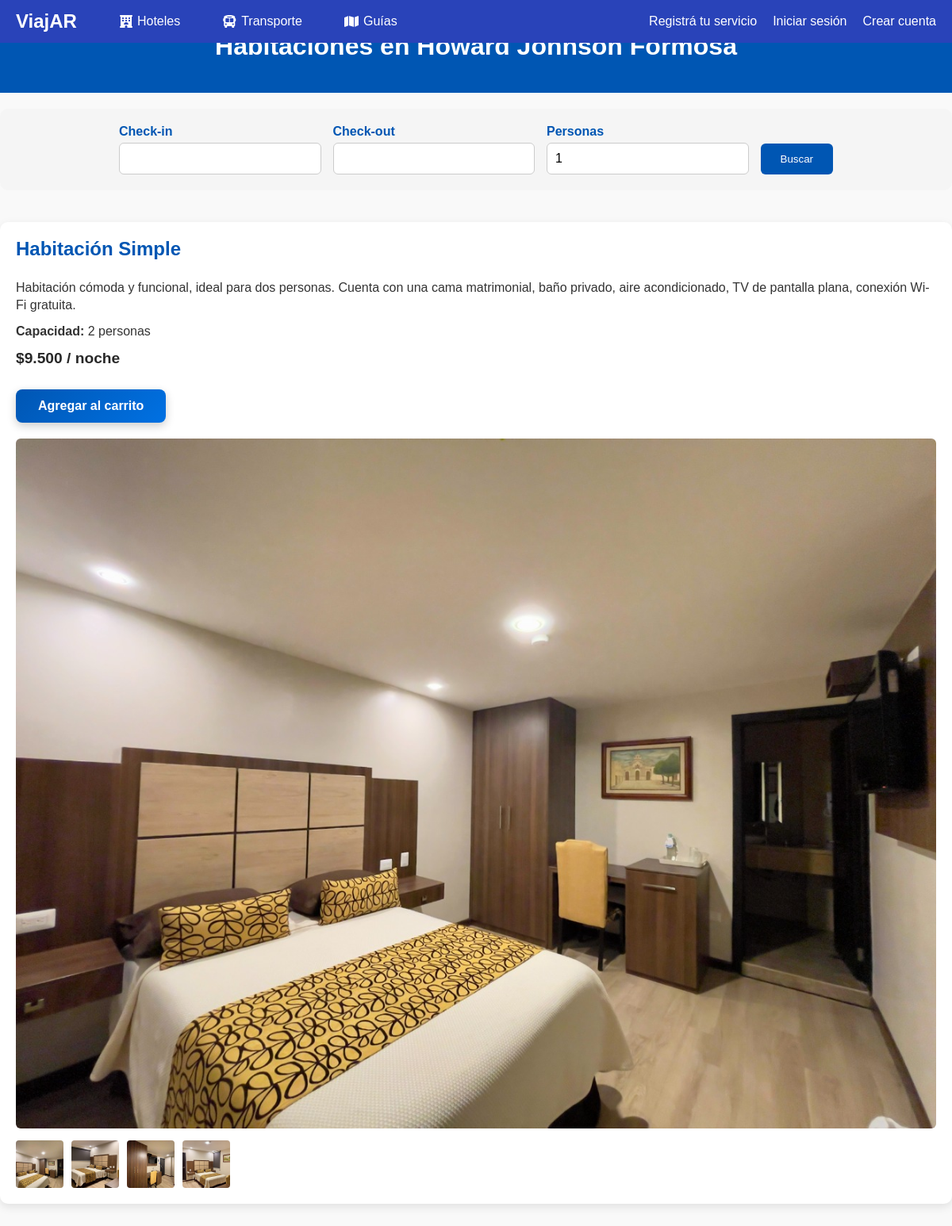
The app's page /index.php?page=pantalla_habitaciones&id=71 with its own data.
### tables this page shows
CREATE TABLE `hotel` (
  `id_hotel` int NOT NULL AUTO_INCREMENT,
  `hotel_nombre` varchar(255) NOT NULL,
  `fecha_alta` datetime DEFAULT CURRENT_TIMESTAMP,
  `imagen_principal` varchar(255) DEFAULT NULL,
  `rela_provincia` int DEFAULT NULL,
  `rela_ciudad` int DEFAULT NULL,
  `rela_proveedor` int DEFAULT NULL,
  `activo` tinyint DEFAULT '1',
  `estado_revision` enum('pendiente','aprobado','rechazado') DEFAULT 'pendiente',
  `motivo_rechazo` text,
  `fecha_revision` datetime DEFAULT NULL,
  `revisado_por` int DEFAULT NULL,
  PRIMARY KEY (`id_hotel`),
  KEY `fk_hotel_proveedor_idx` (`rela_proveedor`),
  KEY `fk_hotel_provincia` (`rela_provincia`),
  KEY `fk_hotel_ciudad` (`rela_ciudad`),
  KEY `fk_hotel_revisado_por` (`revisado_por`),
  CONSTRAINT `fk_hotel_ciudad` FOREIGN KEY (`rela_ciudad`) REFERENCES `ciudades` (`id_ciudad`) ON DELETE SET NULL ON UPDATE CASCADE,
  CONSTRAINT `fk_hotel_proveedor` FOREIGN KEY (`rela_proveedor`) REFERENCES `proveedores` (`id_proveedores`),
  CONSTRAINT `fk_hotel_provincia` FOREIGN KEY (`rela_provincia`) REFERENCES `provincias` (`id_provincia`) ON DELETE SET NULL ON UPDATE CASCADE,
  CONSTRAINT `fk_hotel_revisado_por` FOREIGN KEY (`revisado_por`) REFERENCES `usuarios` (`id_usuarios`)
);

CREATE TABLE `hotel_habitaciones` (
  `id_hotel_habitacion` int NOT NULL AUTO_INCREMENT,
  `rela_hotel` int NOT NULL,
  `rela_tipo_habitacion` int NOT NULL,
  `capacidad_maxima` int NOT NULL,
  `precio_base_noche` decimal(10,2) NOT NULL,
  `descripcion` text,
  `activo` tinyint(1) DEFAULT '1',
  `fecha_creacion` timestamp NULL DEFAULT CURRENT_TIMESTAMP,
  `fotos` text,
  PRIMARY KEY (`id_hotel_habitacion`),
  KEY `rela_hotel` (`rela_hotel`),
  KEY `rela_tipo_habitacion` (`rela_tipo_habitacion`),
  CONSTRAINT `hotel_habitaciones_ibfk_1` FOREIGN KEY (`rela_hotel`) REFERENCES `hotel` (`id_hotel`),
  CONSTRAINT `hotel_habitaciones_ibfk_2` FOREIGN KEY (`rela_tipo_habitacion`) REFERENCES `tipos_habitacion` (`id_tipo_habitacion`)
);

CREATE TABLE `tipos_habitacion` (
  `id_tipo_habitacion` int NOT NULL AUTO_INCREMENT,
  `nombre` varchar(100) NOT NULL,
  `activo` tinyint(1) DEFAULT '1',
  PRIMARY KEY (`id_tipo_habitacion`)
);

### index.php (called while the page is built, shortened)
<?php
$plantilla = new PlantillaControlador();
$plantilla -> traer_plantilla();

### models/hotel.php (called while the page is built, shortened)
<?php
require_once('conexion.php');
class Hotel {
    public function traer_hotel($id_hotel) {
        $conexion = new Conexion();
        $id = (int)$id_hotel;
        return $conexion->consultar("SELECT * FROM hotel WHERE id_hotel = $id AND activo = 1");
    }
}
?>

### models/conexion.php (called while the page is built, shortened)
<?php
class Conexion {
    private $con;
    private $servidor;
    private $usuario;
    private $password;
    private $base_datos;
    public function __construct() {
        $this->servidor = 'localhost';
        $this->usuario = 'root';
        $this->password = 'hola';
        $this->base_datos = 'viajar';
    }
    public function conectar() {
        if (!$this->con) {
            $this->con = new mysqli($this->servidor, $this->usuario, $this->password, $this->base_datos);
            $this->con->set_charset("utf8");
        }
        return $this->con;
    }
    public function consultar($query) {
        $resultado = $this->conectar()->query($query);
        $data = [];
        if ($resultado && $resultado->num_rows > 0) {
            while ($row = $resultado->fetch_assoc()) {
                $data[] = $row;
            }
        }
        return $data;
    }
}

### models/hotel_habitaciones.php (called while the page is built, shortened)
<?php
require_once('conexion.php');
class Hotel_Habitaciones {
    public function traer_por_hotel($id_hotel) {
        $conexion = new Conexion();
        $id_hotel = (int)$id_hotel;
        $query = "SELECT hh.*, th.nombre AS tipo_nombre
                  FROM hotel_habitaciones hh
                  INNER JOIN tipos_habitacion th
                        ON hh.rela_tipo_habitacion = th.id_tipo_habitacion
                  WHERE hh.rela_hotel = $id_hotel AND hh.activo = 1
                  ORDER BY hh.fecha_creacion ASC";
        $habitaciones = $conexion->consultar($query);
        return $habitaciones;
    }
}

### views/paginas/pantalla_habitaciones.php (the view, shortened to what this page needs)
<?php
require_once __DIR__ . '/../../models/hotel.php';
require_once __DIR__ . '/../../models/hotel_habitaciones.php';
$id_hotel = (int)($_GET['id'] ?? 0);
$hotelModel = new Hotel();
$hotelesArray = $hotelModel->traer_hotel($id_hotel);
$hotel = $hotelesArray[0];
$habitacionModel = new Hotel_Habitaciones();
$habitaciones = $habitacionModel->traer_por_hotel($id_hotel);
$checkin = $_GET['checkin'] ?? '';
$checkout = $_GET['checkout'] ?? '';
$personasFiltro = (int)($_GET['personas'] ?? 0);
?>
<link rel="stylesheet" href="/viajar/assets/css/pantalla_habitaciones.css">
<section class="habitaciones-hero">
  <h1>Habitaciones en <?= htmlspecialchars($hotel['hotel_nombre'] ?? '-') ?></h1>
</section>
<section class="habitaciones-buscador container">
  <form id="form-buscador-habitaciones" method="get" action="index.php">
      <div class="buscador-group">
        <label for="checkin">Check-in</label>
        <input type="text" id="checkin" name="checkin" value="<?= htmlspecialchars($checkin) ?>" required>
      </div>
      <div class="buscador-group">
        <label for="checkout">Check-out</label>
        <input type="text" id="checkout" name="checkout" value="<?= htmlspecialchars($checkout) ?>" required>
      </div>
      <div class="buscador-group">
        <label for="personas">Personas</label>
        <input type="number" id="personas" name="personas" min="1" value="<?= htmlspecialchars($personasFiltro ?: 1) ?>" required>
      </div>
      <button type="submit" class="btn btn-buscar">Buscar</button>
  </form>
</section>
<section class="habitaciones-lista container">
  <?php if (empty($habitaciones)): ?>
    <p>No hay habitaciones disponibles en este hotel para los criterios seleccionados.</p>
  <?php else: ?>
    <?php foreach ($habitaciones as $hab): ?>
      <?php
        $fotos = $hab['fotos'] ?? [];
      ?>
      <div class="habitacion-card">
        <div class="habitacion-info">
          <h3><?= htmlspecialchars($hab['tipo_nombre'] ?? 'Habitación') ?></h3>
          <p><?= nl2br(htmlspecialchars($hab['descripcion'] ?? '')) ?></p>
          <p><strong>Capacidad:</strong> <?= (int)($hab['capacidad_maxima'] ?? 0) ?> personas</p>
          <p class="precio">
            $<?= number_format($hab['precio_base_noche'] ?? 0, 0, ',', '.') ?> / noche
          </p>
          <button class="btn btn-reservar"
            onclick="agregarAlCarrito(
                <?= (int)$hab['id_hotel_habitacion'] ?>,
                <?= (int)$id_hotel ?>,
                '<?= $checkin ?>',
                '<?= $checkout ?>',
                <?= (int)$personasFiltro ?>,
                <?= (float)$hab['precio_base_noche'] ?>
            )">Agregar al carrito</button>
        </div>
        <div class="habitacion-fotos">
          <img class="foto-principal" src="/viajar/<?= htmlspecialchars($fotos[0]) ?>" alt="Habitación" data-original="/viajar/<?= htmlspecialchars($fotos[0]) ?>">
          <?php if (count($fotos) > 1): ?>
            <div class="miniaturas">
              <?php foreach ($fotos as $foto): ?>
                  <img src="/viajar/<?= htmlspecialchars($foto) ?>" alt="Foto de habitación">
              <?php endforeach; ?>
            </div>
          <?php endif; ?>
        </div>
      </div>
    <?php endforeach; ?>
  <?php endif; ?>
</section>

### assets/css/pantalla_habitaciones.css (style rules this page uses)
.habitaciones-hero { background-color: #0056b3; color: #fff; padding: 40px 0; text-align: center; }
.habitaciones-hero h1 { margin: 0; font-size: 2rem; font-weight: 600; }
.habitaciones-lista { display: grid; grid-template-columns: repeat(auto-fit, minmax(320px, 1fr)); gap: 20px; margin: 40px 0; }
.habitacion-card { background-color: #fff; border-radius: 10px; overflow: hidden; box-shadow: 0 4px 12px rgba(0,0,0,0.1); display: flex; flex-direction: column; }
.habitacion-info { padding: 20px; }
.habitacion-info h3 { margin-top: 0; font-size: 1.5rem; color: #0056b3; }
.habitacion-info p { margin: 10px 0; line-height: 1.4; }
.habitacion-info .precio { font-weight: 700; font-size: 1.2rem; color: rgba(0, 0, 0, 0.842); margin-top: 10px; }
.btn-reservar { display: inline-block; margin-top: 15px; padding: 12px 28px; background: linear-gradient(135deg, #0056b3, #0071e3); color: #fff; font-weight: 600; font-size: 1rem; border: none; border-radius: 8px; cursor: pointer; text-decoration: none; box-shadow: 0 4px 12px rgba(0,0,0,0.2); transition: all 0.3s ease; }
.habitacion-fotos { display: flex; flex-direction: column; gap: 10px; padding: 0 20px 20px 20px; }
.foto-principal { width: 100%; height: auto; border-radius: 6px; object-fit: cover; }
.miniaturas { display: flex; gap: 10px; overflow-x: auto; padding-top: 5px; }
.miniaturas img { width: 60px; height: 60px; border-radius: 4px; object-fit: cover; cursor: pointer; transition: transform 0.2s, box-shadow 0.2s; }
.habitaciones-buscador { background-color: #f5f5f5; padding: 20px; margin: 20px auto 40px auto; border-radius: 10px; display: flex; justify-content: center; flex-wrap: wrap; gap: 15px; }
.habitaciones-buscador form { display: flex; flex-wrap: wrap; gap: 15px; width: 100%; max-width: 900px; align-items: flex-end; }
.buscador-group { display: flex; flex-direction: column; flex: 1 1 150px; }
.buscador-group label { font-weight: 600; margin-bottom: 5px; color: #0056b3; }
.buscador-group input { padding: 10px; border-radius: 6px; border: 1px solid #ccc; font-size: 1rem; }
.btn-buscar { padding: 12px 25px; background-color: #0056b3; color: #fff; border: none; border-radius: 6px; cursor: pointer; transition: background-color 0.3s; }

### records on screen
hotel: hotel_nombre "Howard Johnson Formosa"
hotel_habitaciones: rela_tipo_habitacion.nombre "Habitación Simple", descripcion "Habitación cómoda y funcional, ideal para dos personas. Cuenta con una cama matrimonial, baño privado, aire acondicionado, TV de pantalla plana, conexión Wi-Fi gratuita.", capacidad_maxima "2", precio_base_noche "9.500"
